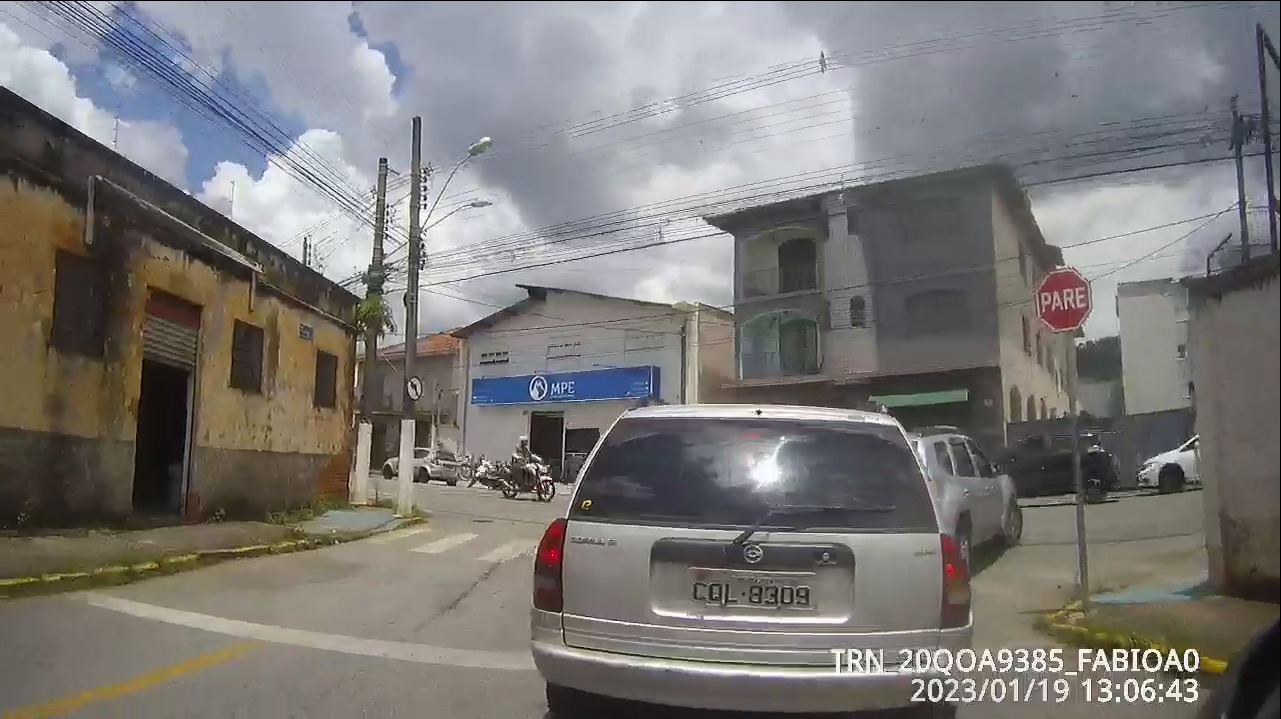
#> input picture stop_sign_ok.jpeg, 1281 x 719 px
$ jupyter execute main.ipynb
#> lines starting #> are read from the running program, lines starting #| are printed output that depends on the picture; after the words box and inside, x2 and y2 are one past the last pixel; in counts of white or black regions, pixels touching at a corner belong together
# Stop sign detection using OpenCV

[cell 1]
import numpy as np
import cv2
from matplotlib import pyplot as plt

[cell 2]
img = cv2.imread('stop_sign_ok.jpeg')
#> img is the input picture: shape (719, 1281, 3); mean B, G, R 118.2, 120.5, 122.8
img = cv2.cvtColor(img, cv2.COLOR_BGR2RGB)
img_hsv = cv2.cvtColor(img, cv2.COLOR_RGB2HSV)
#> img_hsv: shape (719, 1281, 3); mean H, S, V 63, 38.8, 129
plt.imshow(img_hsv)
plt.show()
plt.imshow(img)

[cell 3]
# lower mask (0 - 10)
lower_red = np.array([0, 50, 50])
upper_red = np.array([10, 255, 255])
mask0 = cv2.inRange(img_hsv, lower_red, upper_red)
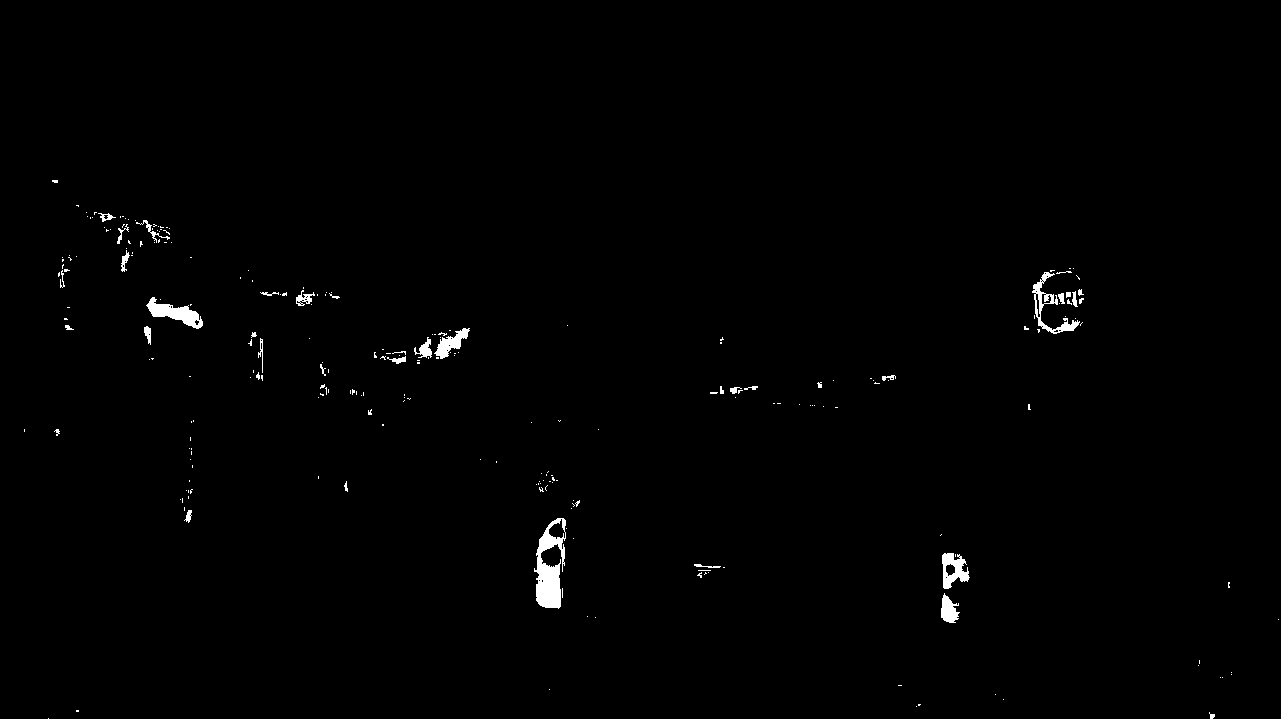
#> mask0: shape (719, 1281); 0.73% white; 244 white regions (207 under 20 px), largest, box (x1, y1, x2, y2) and area: (534, 518, 566, 609) 1577, (146, 297, 203, 329) 757, (1032, 272, 1080, 334) 659

[cell 4]
# upper mask (170 - 180)
lower_red = np.array([170, 50, 50])
upper_red = np.array([180, 255, 255])
mask1 = cv2.inRange(img_hsv, lower_red, upper_red)
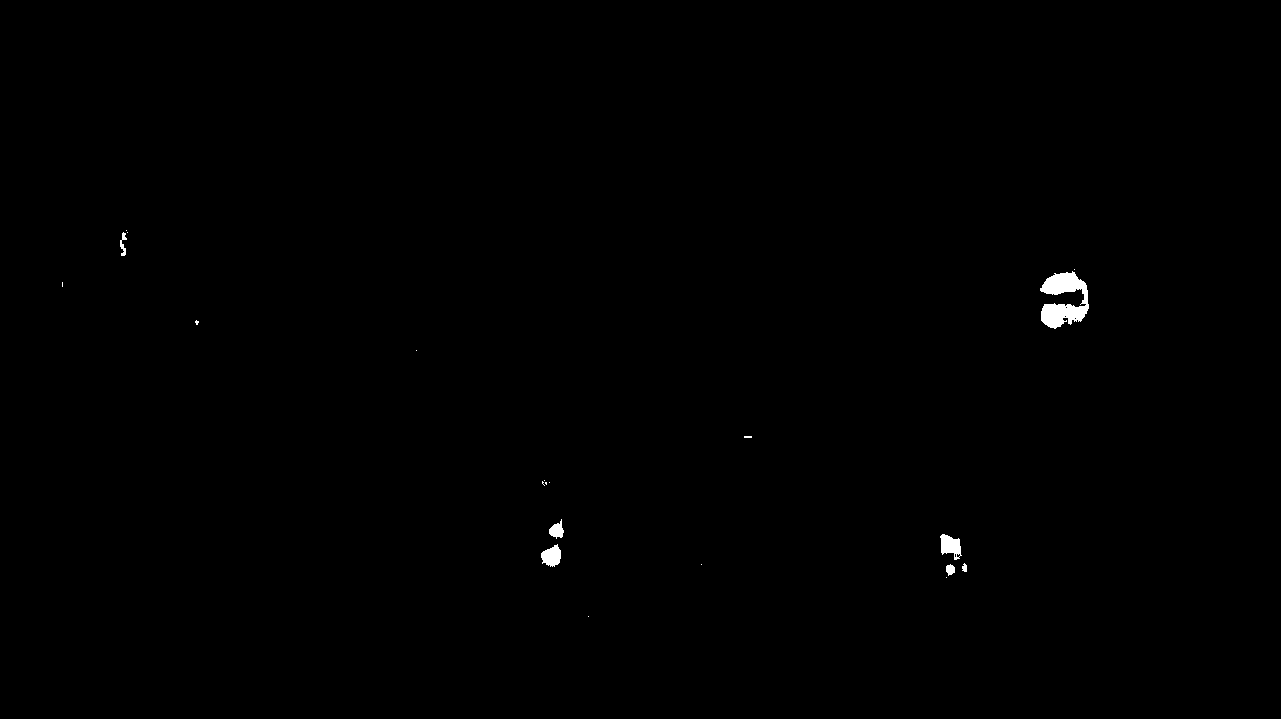
#> mask1: shape (719, 1281); 0.3% white; 21 white regions (14 under 20 px), largest, box (x1, y1, x2, y2) and area: (1040, 271, 1089, 329) 1638, (940, 534, 962, 560) 354, (541, 544, 561, 567) 315

[cell 5]
# join masks
mask = mask0+mask1
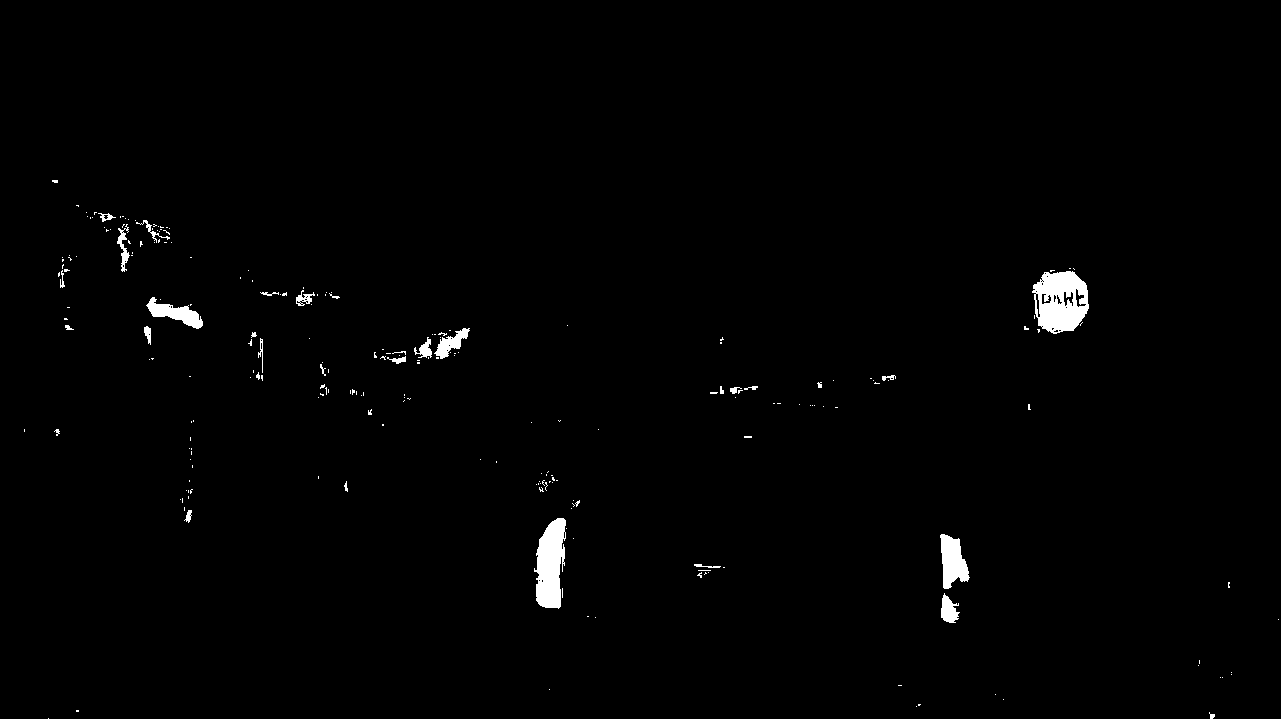
#> mask: shape (719, 1281); 1% white; 230 white regions (199 under 20 px), largest, box (x1, y1, x2, y2) and area: (1032, 271, 1089, 334) 2517, (534, 518, 566, 609) 2065, (940, 534, 970, 589) 1044

[cell 6]
# set output image to zero everywhere except mask
output_img = img.copy()
output_img[np.where(mask==0)] = 0
plt.imshow(output_img)

[cell 7]
output_hsv = img_hsv.copy()
output_hsv[np.where(mask==0)] = 0
#> output_hsv: shape (719, 1281, 3); mean H, S, V 0.6, 1, 1
plt.imshow(output_hsv)
